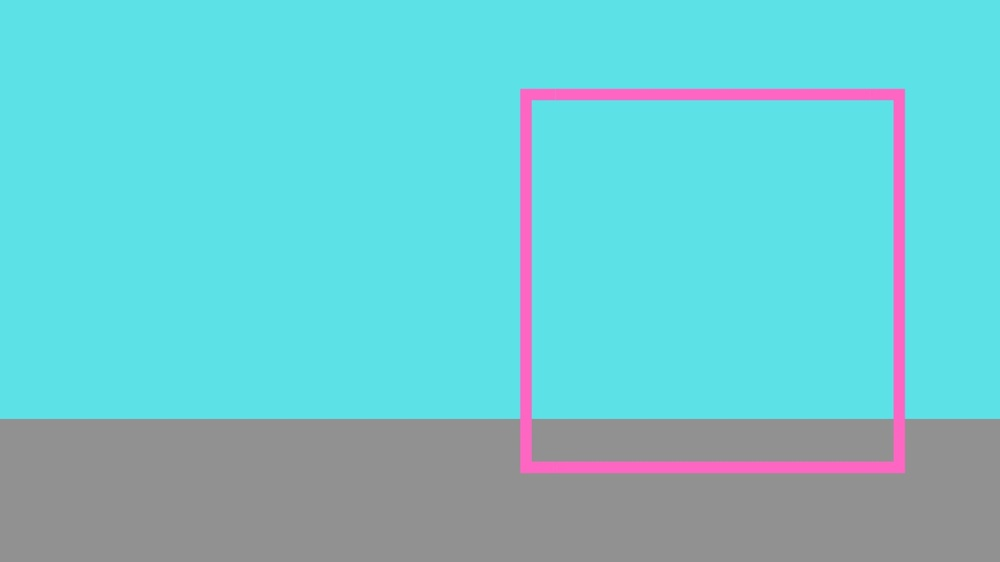
#> input picture LUTHFAN ARYANANDA PURWITO_5026221166_TugasOpenCV/Tugas2/tugas2.jpg, 1000 x 562 px, shrunk from 1600 x 900 before the run, found by its file name
$ python 'Luthfan Aryananda Purwito_5026221166_Tugas2.py'
#> lines starting #> are read from the running program, lines starting #| are printed output that depends on the picture; after the words box and inside, x2 and y2 are one past the last pixel; in counts of white or black regions, pixels touching at a corner belong together
# TASK 2
# Name  : Luthfan Aryananda Purwito
# ID    : 5026221166

# Importing libraries
import cv2 as cv
import numpy as np

# Import, Resize, and Copy Image
img = cv.imread("Luthfan Aryananda Purwito_5026221166_TugasOpenCV/Tugas2/tugas2.jpg")
#> img is the input picture: shape (562, 1000, 3); mean B, G, R 208.1, 201.7, 109.9
res = img.copy()

# Pink Masking
# Converting to HSV
hsv = cv.cvtColor(res, cv.COLOR_BGR2HSV)
#> hsv: shape (562, 1000, 3); mean H, S, V 74.1, 115.1, 209.7
# Defining lower & upper limits
lower_pink = np.array([130, 50, 200])
upper_pink = np.array([170, 200, 255])
# Masking the image
mask = cv.inRange(hsv, lower_pink, upper_pink)
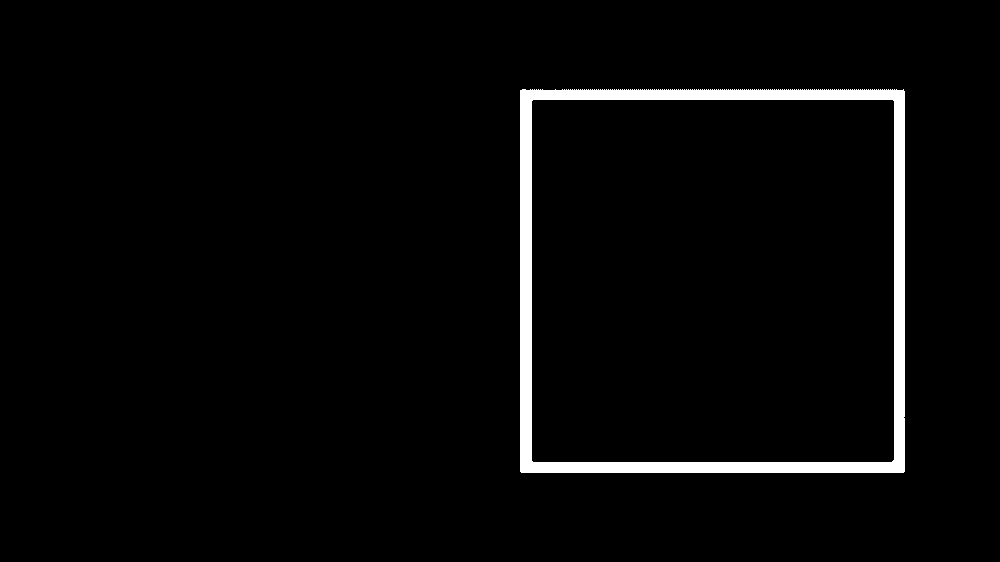
#> mask: shape (562, 1000); 3% white; 1 white region, box (x1, y1, x2, y2) and area: (520, 89, 905, 473) 16594
masked = cv.bitwise_and(res, res, mask=mask)
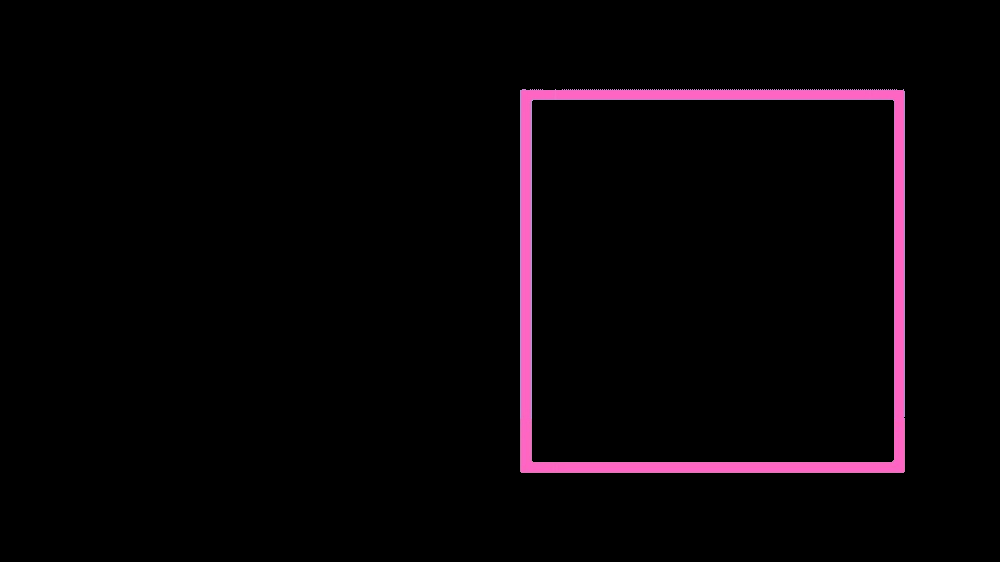
#> masked: shape (562, 1000, 3); mean B, G, R 5.8, 3.2, 7.2

# Canny
canny = cv.Canny(masked, 125, 175)
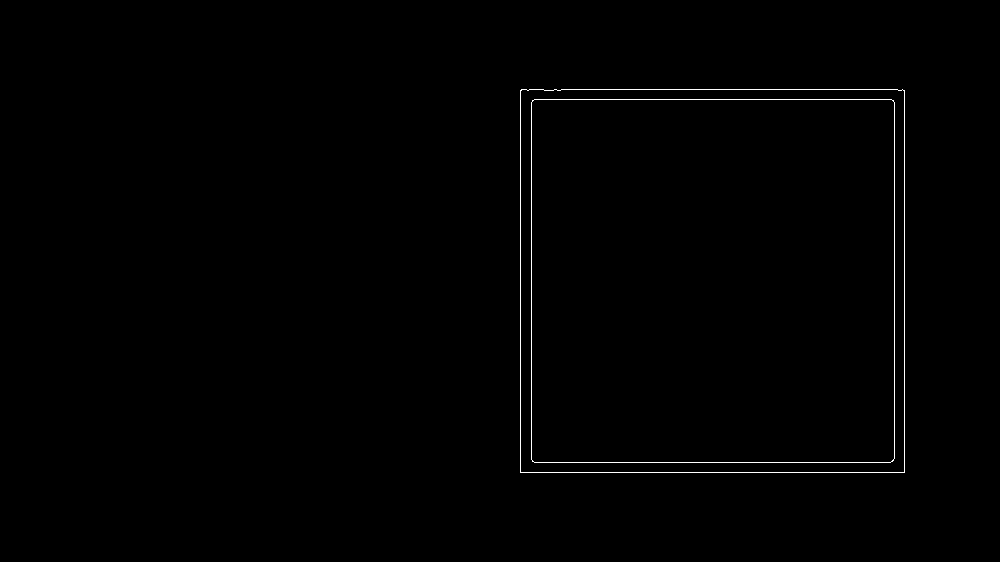
#> canny: shape (562, 1000); 0.53% white in thin lines or dots, all inside (x1, y1, x2, y2) = (520, 89, 905, 473)
contours, hierarchy = cv.findContours(canny, cv.RETR_EXTERNAL, cv.CHAIN_APPROX_SIMPLE)
#> contours = 1 contour; box (x1, y1, x2, y2) and area: (520, 89, 905, 473) 147050
cv.drawContours(res, contours, -1, (0,0,0), 2)
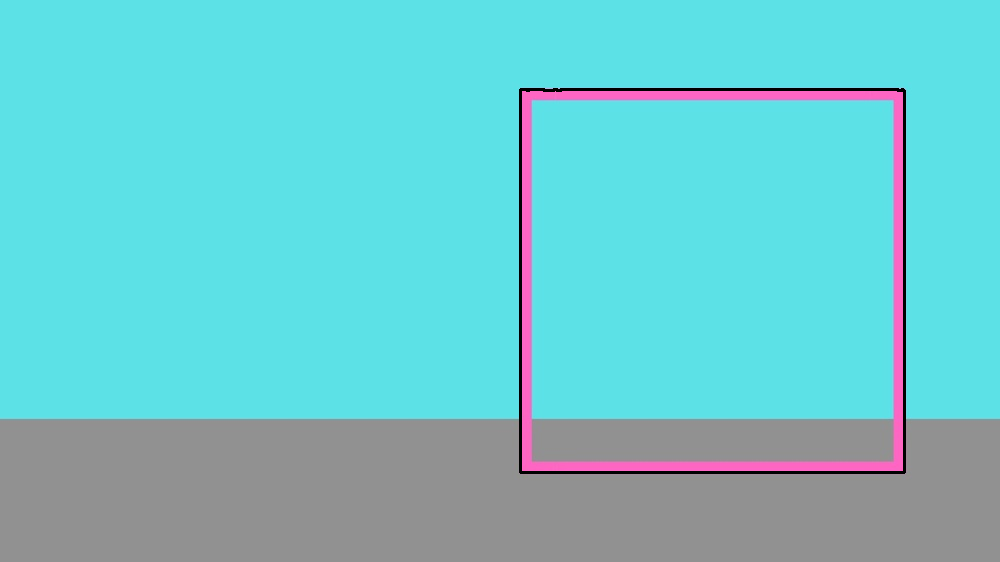
#> res: shape (562, 1000, 3); 0.82% of pixels changed, all inside (x1, y1, x2, y2) = (519, 88, 906, 474)

# Gray the image
gray = cv.cvtColor(masked, cv.COLOR_BGR2GRAY)
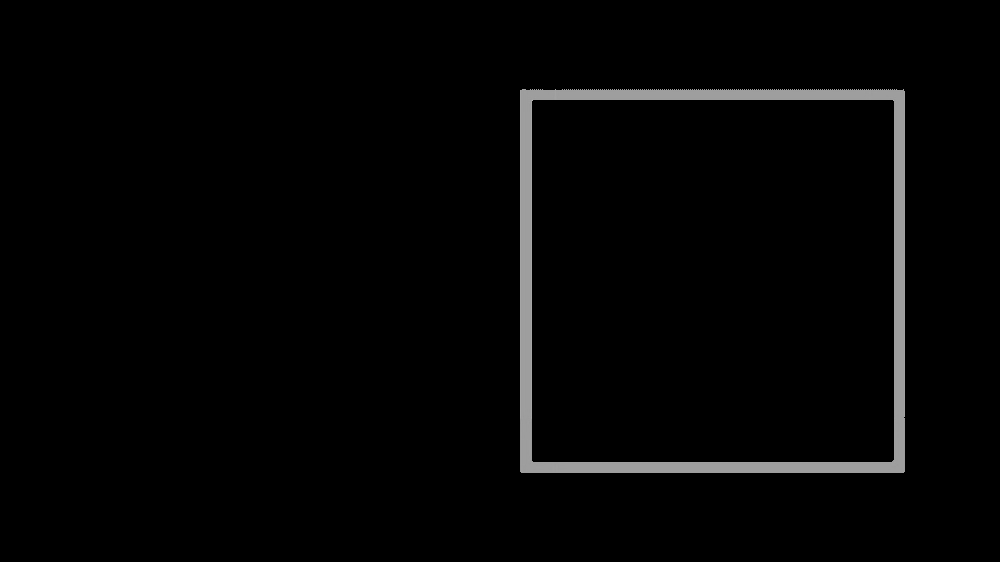
#> gray: shape (562, 1000); min 0, max 180, mean 4.7

# Using moments to get the shape center
moment = cv.moments(gray)
#> moment = moments, m00 2625616, centre m10/m00, m01/m00 = (707.8, 282.8)
x = int(moment["m10"] / moment["m00"])
#> x = 707
y = int(moment["m01"] / moment["m00"])
#> y = 282
cv.circle(res, (x,y), 5, (0,0,255), 1) # Circle the shape center
#> res: shape (562, 1000, 3); under 0.01% of pixels changed, all inside (x1, y1, x2, y2) = (702, 277, 713, 288)

# Showing coordinates with cv.putText()
cv.putText(res, (f"center, x:{x}, y:{y}"), (x-60,y-20), cv.FONT_HERSHEY_SIMPLEX, 0.4, (0,0,0))
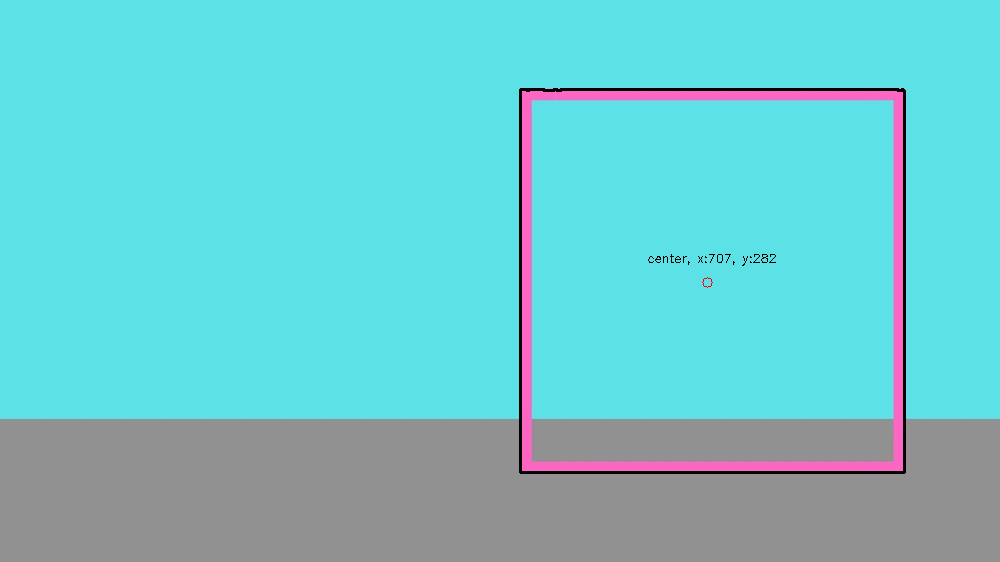
#> res: shape (562, 1000, 3); mean B, G, R 206.4, 200.4, 108.2

# Saving image
cv.imwrite("Luthfan Aryananda Purwito_5026221166_TugasOpenCV/Tugas2/tugas2_done.jpg", res)

# Showing images
cv.imshow("Original Image", img) # Showing Original Image
cv.imshow("Result", res) # Showing result

# Open until any key is pressed
cv.waitKey(0)
cv.destroyAllWindows()
